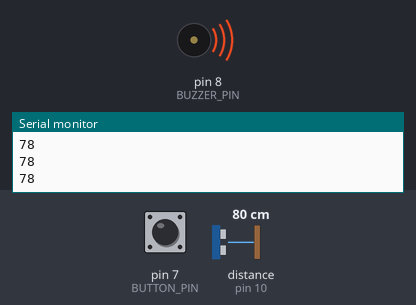
Simulated run of this sketch. Board: Arduino Uno, built with avr-gcc and run on an emulated ATmega328P. On the bench: buzzer (waves = sounding), the last lines printed to the serial monitor. Wiring (inferred from the names in the program): ultrasonic range finder: trigger pin 9; echo pin 10. The test bench sets the inputs (shaded band); at power-on: distance to the obstacle (sensor on pin 10) 80 cm, pin 7 (BUTTON_PIN) HIGH. The echo pulse lasts 58.3 µs per cm.

Above: at 1.27 s.
1.3 s: distance to the obstacle (sensor on pin 10) set to 2 cm
At 1.8 s:
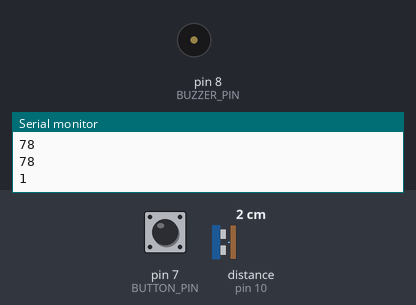
2.8 s: distance to the obstacle (sensor on pin 10) set to 18 cm
At 3.07 s:
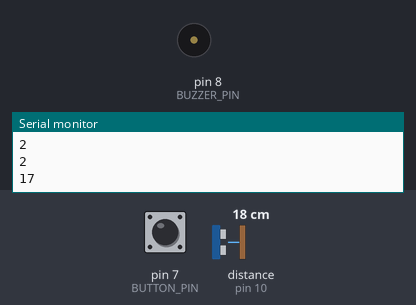
5.8 s: distance to the obstacle (sensor on pin 10) set to 4 cm
At 5.8 s:
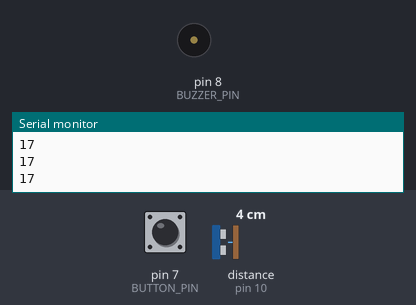
Timing chart, 0 to 8.8 s (numbered marks = the images above; inputs shaded):
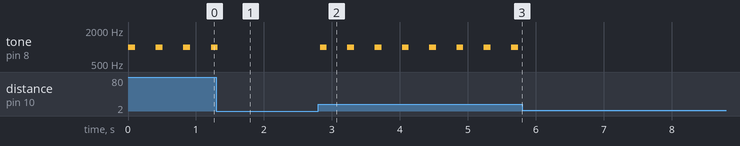

The sketch:

saline_monitor.ino
```cpp
#define TRIG_PIN 9
#define ECHO_PIN 10
#define BUZZER_PIN 8
#define BUTTON_PIN 7

long duration;
int distance;
bool buzzerDisabled = false; // Flag to stop buzzer after button press

void setup() {
  pinMode(TRIG_PIN, OUTPUT);
  pinMode(ECHO_PIN, INPUT);
  pinMode(BUZZER_PIN, OUTPUT);
  pinMode(BUTTON_PIN, INPUT_PULLUP); // Button with pull-up resistor
  Serial.begin(9600);
}

void loop() {
  // Ultrasonic read
  digitalWrite(TRIG_PIN, LOW);
  delayMicroseconds(2);
  digitalWrite(TRIG_PIN, HIGH);
  delayMicroseconds(10);
  digitalWrite(TRIG_PIN, LOW);
  duration = pulseIn(ECHO_PIN, HIGH);
  distance = duration * 0.034 / 2;

  Serial.println(distance); // Send to Python

  // Reset logic: if water level is normal (< 12), re-enable buzzer
  if (distance < 12) {
    buzzerDisabled = false;
  }

  // If button is pressed, disable the buzzer
  if (digitalRead(BUTTON_PIN) == LOW && !buzzerDisabled) {
    buzzerDisabled = true;
    digitalWrite(BUZZER_PIN, LOW);
    delay(200); // Debounce
  }

  // If buzzer is disabled, skip all buzzer logic
  if (buzzerDisabled) {
    noTone(BUZZER_PIN);
  } else {
    // Buzzer logic based on distance
    if (distance >= 15) {
      tone(BUZZER_PIN, 1000);
      delay(100);
      noTone(BUZZER_PIN);
      delay(100);
    } else if (distance == 13) {
      tone(BUZZER_PIN, 1000);
      delay(500);
      noTone(BUZZER_PIN);
      delay(500);
    } else if (distance == 12) {
      tone(BUZZER_PIN, 1000);
      delay(1000);
      noTone(BUZZER_PIN);
      delay(1000);
    } else {
      noTone(BUZZER_PIN); // No buzzing for normal level
    }
  }

  delay(200);
}
```

Measured:
- after the input at 1.3 s, tone on pin 8 (BUZZER_PIN): goes on until 1.3 s, then stays silent
- after the input at 2.8 s, tone on pin 8 (BUZZER_PIN): alternates 1000 Hz for 0.10 s and silent for 0.30 s, starting at once
- after the input at 5.8 s, tone on pin 8 (BUZZER_PIN): stops changing and stays silent
- by itself, tone on pin 8 (BUZZER_PIN): alternates 1000 Hz for 0.10 s and silent for 0.31 s
